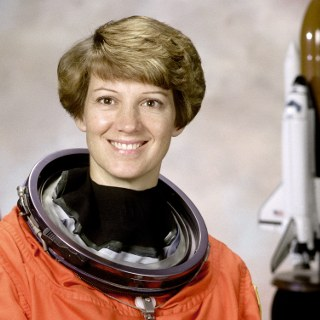
#> input picture backend/assets/test/portrait.jpg, 320 x 320 px
$ python -i face.py   (imports and definitions only)
#> lines starting #> are read from the running program, lines starting #| are printed output that depends on the picture
"""Face analysis for uploaded avatar photos: landmarks (Haar cascades + proportions) and background removal (GrabCut)."""
import math

import cv2
import numpy as np
from PIL import Image, ImageFilter, ImageOps

from . import landmarks, segment

_face = cv2.CascadeClassifier(cv2.data.haarcascades + "haarcascade_frontalface_default.xml")
_eye = cv2.CascadeClassifier(cv2.data.haarcascades + "haarcascade_eye.xml")


# [25 lines left out: function analyze, not called in this run]


def _analyze_haar(rgb: np.ndarray) -> dict:
    h, w = rgb.shape[:2]
#> h = 320; w = 320
    gray = cv2.equalizeHist(cv2.cvtColor(rgb, cv2.COLOR_RGB2GRAY))
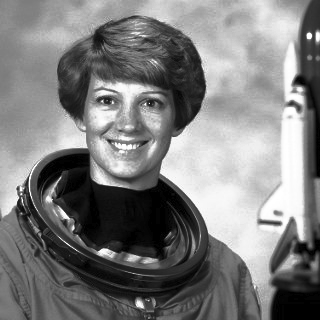
#> gray: shape (320, 320); min 0, max 255, mean 125.3
    min_side = int(min(h, w) * 0.12)
#> min_side = 38
    faces = _face.detectMultiScale(gray, 1.1, 5, minSize=(min_side, min_side))
#> faces = [[78, 65, 101, 101], [190, 124, 126, 126]]
    if len(faces) == 0:
        faces = _face.detectMultiScale(gray, 1.05, 3, minSize=(min_side, min_side))
    if len(faces) == 0:  # no face: assume a centred head-and-shoulders portrait
        fw = w * 0.45
        fx, fy = w * 0.275, h * 0.18
        found, fh = False, fw
    else:
        fx, fy, fw, fh = max(faces, key=lambda f: f[2] * f[3])
#> fx = 190; fy = 124; fw = 126; fh = 126
        found = True
    fx, fy, fw, fh = float(fx), float(fy), float(fw), float(fh)

    eyes = []
    if found:
        roi = gray[int(fy): int(fy + fh * 0.62), int(fx): int(fx + fw)]
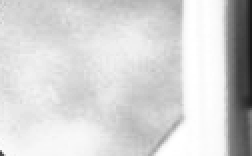
#> roi: shape (78, 126) (shown 2 times larger); min 23, max 255, mean 212.1
        cand = _eye.detectMultiScale(roi, 1.1, 4, minSize=(int(fw * 0.12), int(fw * 0.12)))
#> cand = ()
        left = [e for e in cand if e[0] + e[2] / 2 < fw * 0.5 and e[1] + e[3] / 2 < fh * 0.5]
#> left = []
        right = [e for e in cand if e[0] + e[2] / 2 >= fw * 0.5 and e[1] + e[3] / 2 < fh * 0.5]
#> right = []
        if left and right:
            for grp in (left, right):
                ex, ey, ew, eh = max(grp, key=lambda e: e[2] * e[3])
                eyes.append((fx + ex + ew / 2, fy + ey + eh / 2, ew * 0.42))
    eyes_found = len(eyes) == 2
    if not eyes_found:
        r = fw * 0.095
#> r = 11.97
        eyes = [(fx + fw * 0.31, fy + fh * 0.40, r), (fx + fw * 0.69, fy + fh * 0.40, r)]
#> eyes = [(229.1, 174.4, 11.97), (276.9, 174.4, 11.97)]

    mid_x = (eyes[0][0] + eyes[1][0]) / 2
#> mid_x = 253
    mid_y = (eyes[0][1] + eyes[1][1]) / 2
#> mid_y = 174.4
    dist = abs(eyes[1][0] - eyes[0][0])
#> dist = 47.88
    mouth_cy = fy + fh * 0.80  # the Haar box runs brow->chin, so the lip seam sits ~80% down it
#> mouth_cy = 224.8
    mouth = (mid_x, mouth_cy, fw * 0.32)
#> mouth = (253, 224.8, 40.32)
    chin = fy + fh * 1.04
#> chin = 255

    px = int(np.clip(mid_x - fw * 0.22, 0, w - 2)), int(np.clip(mid_y + fh * 0.22, 0, h - 2))
#> px = (225, 202)
    patch = rgb[px[1]: px[1] + max(2, int(fh * 0.1)), px[0]: px[0] + max(2, int(fw * 0.12))]
    skin = tuple(int(v) for v in np.median(patch.reshape(-1, 3), axis=0)) if patch.size else (224, 172, 138)
#> skin = (220, 215, 218)
    return {"found": found, "face": (fx, fy, fw, fh), "eyes": eyes, "mouth": mouth, "chin": chin, "skin": skin}


# [142 lines left out: functions _grabcut_alpha, cutout_alpha, _segmentation_alpha, close_mouth, seam_curve, _validate_mask, not called in this run]


CANVAS = 768


# [176 lines left out: functions _upright, _transform_info, _shift_info, build_avatar, build_avatar_full, photo_canvas, not called in this run]

>>> import cv2
>>> picture = cv2.cvtColor(cv2.imread('../../assets/test/portrait.jpg'), cv2.COLOR_BGR2RGB)
>>> result = _analyze_haar(picture)
#> result = {'found': True, 'face': (190, 124, 126, 126), 'eyes': [(229.1, 174.4, 11.97), (276.9, 174.4, 11.97)], 'mouth': (253, 224.8, 40.32), 'chin': 255, 'skin': (220, 215, 218)}
